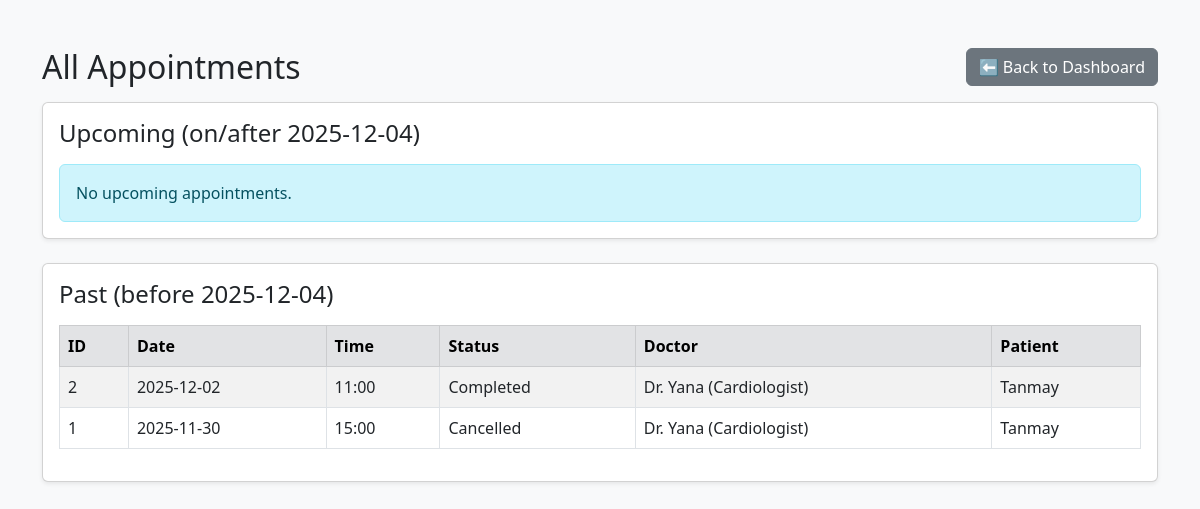
The page /admin/appointments (signed in) on the database its author committed.
### app.py (models this page shows, shortened)
class Appointment(db.Model):
    __tablename__ = "Appointment"
    aid = db.Column(db.Integer, primary_key=True, autoincrement=True)
    patient_id = db.Column(db.Integer, db.ForeignKey('User.uid'), nullable=False)
    doctor_id = db.Column(db.Integer, db.ForeignKey('User.uid'), nullable=False)
    slot_id = db.Column(db.Integer, db.ForeignKey('AvailableSlot.sid'), nullable=False)
    status = db.Column(db.String(20), nullable=False, default="booked")
    diagnosis = db.Column(db.Text, nullable=True)
    prescription = db.Column(db.Text, nullable=True)
    notes = db.Column(db.Text, nullable=True)
    reason = db.Column(db.String(250), nullable=True)
    created_at = db.Column(db.DateTime, nullable=False, default=db.func.current_timestamp())
    patient = db.relationship('User', foreign_keys=[patient_id], backref='appointments_as_patient')
    doctor = db.relationship('User', foreign_keys=[doctor_id], backref='appointment_as_doctor')
    slot = db.relationship('AvailableSlot', backref='appointment')

class AvailableSlot(db.Model):
    __tablename__ = 'AvailableSlot'
    sid = db.Column(db.Integer, primary_key=True, autoincrement=True)
    doctor_id = db.Column(db.Integer, db.ForeignKey('User.uid'), nullable=False)
    date = db.Column(db.Date, nullable=False)
    time = db.Column(db.Time, nullable=False)
    is_booked = db.Column(db.Boolean, nullable=False, default=False)
    created_at = db.Column(db.DateTime, nullable=False, default=db.func.current_timestamp())
    doctor = db.relationship('User', backref='available_slots')
    __table_args__ = (db.UniqueConstraint('doctor_id', 'date', 'time', name='uix_doctor_slot'),)

class User(db.Model):
    __tablename__ = "User"
    uid = db.Column(db.Integer, primary_key=True, autoincrement=True)
    email = db.Column(db.String(110), unique=True, nullable=False)
    password = db.Column(db.String(130), nullable=False)
    name = db.Column(db.String(80), nullable=False)
    age = db.Column(db.Integer, nullable=False)
    gender = db.Column(db.String(10), nullable=False)
    is_blacklisted = db.Column(db.Boolean, nullable=False, default=False)
    specialization = db.Column(db.String, nullable=True)
    role_id = db.Column(db.Integer, db.ForeignKey('Role.rid'), nullable=False)
    role = db.relationship('Role', backref='users')

### app.py (the view)
@app.route("/admin/appointments")
def admin_appointments():
    if not session.get("uid"):
        flash("Please login first.")
        return redirect("/login")
    admin = User.query.get(session["uid"])
    if not admin or admin.role.role_name != "Admin":
        flash("Access denied. Only admins.")
        return redirect("/login")
    today = date.today()
    upcoming = (
        Appointment.query
        .join(AvailableSlot, Appointment.slot_id == AvailableSlot.sid)
        .order_by(AvailableSlot.date, AvailableSlot.time)
        .filter(AvailableSlot.date >= today)
        .all()
    )
    past = (
        Appointment.query
        .join(AvailableSlot, Appointment.slot_id == AvailableSlot.sid)
        .order_by(AvailableSlot.date.desc(), AvailableSlot.time.desc())
        .filter(AvailableSlot.date < today)
        .all()
    )
    return render_template("admin_appointments.html", upcoming=upcoming, past=past, today=today)

### templates/admin_appointments.html (shortened to what this page needs)
<!DOCTYPE html>
<html>
<head>
  <link href="https://cdn.jsdelivr.net/npm/bootstrap@5.3.0/dist/css/bootstrap.min.css" rel="stylesheet">
</head>
<body class="bg-light">
  <div class="container py-5">
    <div class="d-flex justify-content-between align-items-center mb-3">
      <h2 class="mb-0">All Appointments</h2>
      <a href="/admindashboard" class="btn btn-secondary">⬅ Back to Dashboard</a>
    </div>
    <div class="card p-3 shadow-sm mb-4">
      <h4 class="mb-3">Upcoming (on/after {{ today }})</h4>
      {% if upcoming %}
      <div class="table-responsive">
        <table class="table table-bordered table-striped align-middle">
          <thead class="table-dark">
            <tr>
              <th>ID</th><th>Date</th><th>Time</th><th>Status</th>
              <th>Doctor</th><th>Patient</th>
            </tr>
          </thead>
          <tbody>
            {% for a in upcoming %}
            <tr>
              <td>{{ a.aid }}</td>
              <td>{{ a.slot.date.strftime('%Y-%m-%d') }}</td>
              <td>{{ a.slot.time.strftime('%H:%M') }}</td>
              <td>{{ a.status.title() }}</td>
              <td>Dr. {{ a.doctor.name }} ({{ a.doctor.specialization or '—' }})</td>
              <td>{{ a.patient.name }}</td>
            </tr>
            {% endfor %}
          </tbody>
        </table>
      </div>
      {% else %}
        <div class="alert alert-info mb-0">No upcoming appointments.</div>
      {% endif %}
    </div>
    <div class="card p-3 shadow-sm">
      <h4 class="mb-3">Past (before {{ today }})</h4>
      {% if past %}
      <div class="table-responsive">
        <table class="table table-bordered table-striped align-middle">
          <thead class="table-secondary">
            <tr>
              <th>ID</th><th>Date</th><th>Time</th><th>Status</th>
              <th>Doctor</th><th>Patient</th>
            </tr>
          </thead>
          <tbody>
            {% for a in past %}
            <tr>
              <td>{{ a.aid }}</td>
              <td>{{ a.slot.date.strftime('%Y-%m-%d') }}</td>
              <td>{{ a.slot.time.strftime('%H:%M') }}</td>
              <td>{{ a.status.title() }}</td>
              <td>Dr. {{ a.doctor.name }} ({{ a.doctor.specialization or '—' }})</td>
              <td>{{ a.patient.name }}</td>
            </tr>
            {% endfor %}
          </tbody>
        </table>
      </div>
      {% else %}
        <div class="alert alert-info mb-0">No past appointments.</div>
      {% endif %}
    </div>
  </div>
</body>
</html>

### rows shown on the page
Appointment: aid "2", slot "2025-12-02", slot.time "11:00", status "Completed", doctor.name "Yana", doctor "Cardiologist", patient.name "Tanmay"
Appointment: aid "1", slot "2025-11-30", slot.time "15:00", status "Cancelled", doctor.name "Yana", doctor "Cardiologist", patient.name "Tanmay"
